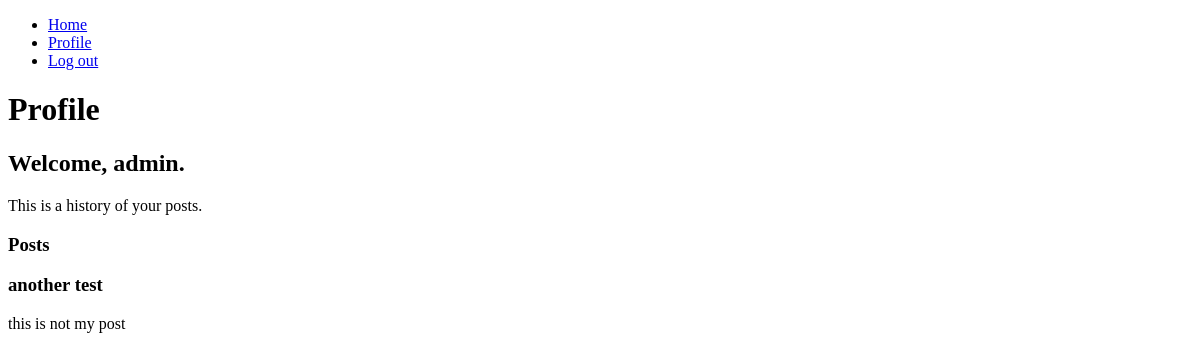
The app's page /reddit/profile/ (signed in), older data.
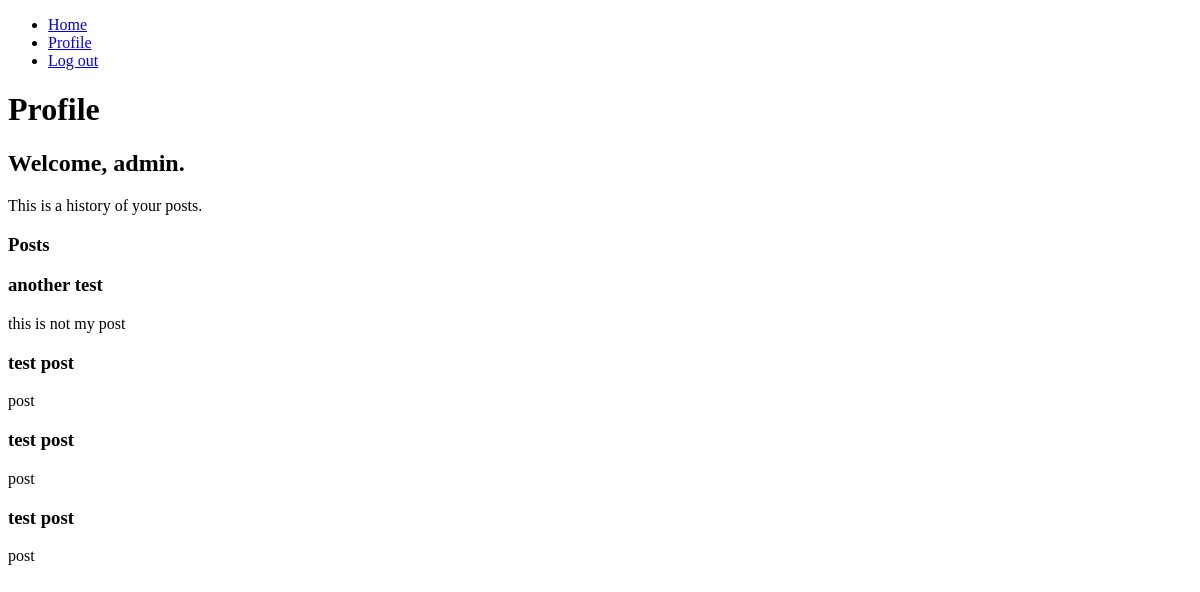
The same page, newer data.
### reddit_app/models.py (models this page shows, shortened)
class Post(models.Model):
    title = models.CharField(max_length=200)
    author = models.ForeignKey(User, on_delete=models.CASCADE)
    text = models.TextField()
    votes = models.IntegerField(default=0)
    created_at = models.DateTimeField(auto_now_add=True)

### reddit_app/views.py (the view)
# urls.py: path("profile/", views.profile, name="profile"),
def profile(request):
    user = request.user
    posts = Post.objects.filter(author=user)
    context = {"posts": posts, "user": user}
    return render(request, "reddit_app/profile.html", context)

### templates/reddit_app/profile.html (shortened to what this page needs)
{% extends "base.html" %}
{% block content %}
<h1>Profile</h1>
<div>
    <h2>Welcome, {{user.username}}.</h2>
    <p>This is a history of your posts.</p>
    <div>
        <h3>Posts</h3>
        {% if posts.count %}
            {% for post in posts %}
                <h3>{{post.title}}</h3>
                <p>{{post.text}}</p>
            {% endfor %}
        {% else %}
            <p>You do not have any posts yet.</p>
        {% endif %}
    </div>
{% endblock content %}

Row changes from the older to the newer data that the page shows:
added Post: title "test post", text "post"
added Post: title "test post", text "post"
added Post: title "test post", text "post"
